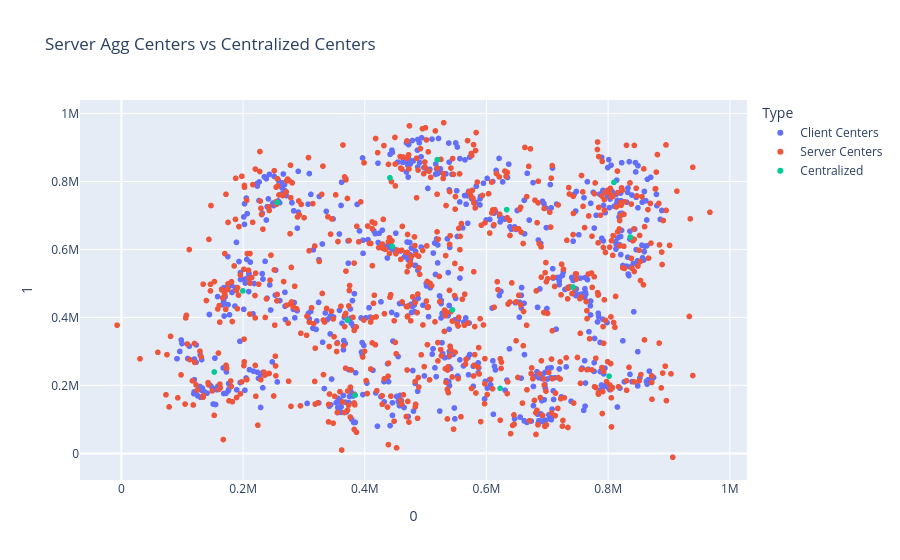

Source (notebook cell):
### Code cell
visualize_centers(filtered, sim.clients_centers[0], sim.centralized_centers[0])

### Figure 1 — Plotly figure (JSON) as saved in the notebook; plotly's stock layout.template omitted (floating-point values rounded to 4 significant figures; data arrays with more than 128 entries replaced by an {"elided": "..."} marker saying what was removed)
{"data": [{"hovertemplate": "Type=Client Centers<br>0=%{x}<br>1=%{y}<extra></extra>", "legendgroup": "Client Centers", "marker": {"color": "#636efa", "symbol": "circle"}, "mode": "markers", "name": "Client Centers", "showlegend": true, "type": "scattergl", "x": {"elided": "750 float values"}, "xaxis": "x", "y": {"elided": "750 float values"}, "yaxis": "y"}, {"hovertemplate": "Type=Server Centers<br>0=%{x}<br>1=%{y}<extra></extra>", "legendgroup": "Server Centers", "marker": {"color": "#EF553B", "symbol": "circle"}, "mode": "markers", "name": "Server Centers", "showlegend": true, "type": "scattergl", "x": {"elided": "750 float values"}, "xaxis": "x", "y": {"elided": "750 float values"}, "yaxis": "y"}, {"hovertemplate": "Type=Centralized<br>0=%{x}<br>1=%{y}<extra></extra>", "legendgroup": "Centralized", "marker": {"color": "#00cc96", "symbol": "circle"}, "mode": "markers", "name": "Centralized", "showlegend": true, "type": "scattergl", "x": [152600.0, 742400.0, 633300.0, 544200.0, 622500.0, 199700.0, 445200.0, 836500.0, 384200.0, 256400.0, 371600.0, 801600.0, 441400.0, 519200.0, 809500.0], "xaxis": "x", "y": [239500.0, 489400.0, 717100.0, 422100.0, 191400.0, 478000.0, 609000.0, 636600.0, 171300.0, 738600.0, 391800.0, 227100.0, 810800.0, 864200.0, 797400.0], "yaxis": "y"}], "layout": {"legend": {"title": {"text": "Type"}, "tracegroupgap": 0}, "title": {"text": "Server Agg Centers vs Centralized Centers"}, "xaxis": {"anchor": "y", "domain": [0, 1], "title": {"text": "0"}}, "yaxis": {"anchor": "x", "domain": [0, 1], "title": {"text": "1"}}}}
